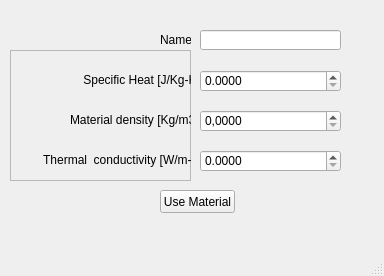
<?xml version="1.0" encoding="UTF-8"?>
<ui version="4.0">
 <class>CustomMaterial</class>
 <widget class="QMainWindow" name="CustomMaterial">
  <property name="geometry">
   <rect>
    <x>0</x>
    <y>0</y>
    <width>384</width>
    <height>276</height>
   </rect>
  </property>
  <property name="windowTitle">
   <string>Custom Material RTA</string>
  </property>
  <property name="windowIcon">
   <iconset>
    <normaloff>images/logo_fih.jpg</normaloff>images/logo_fih.jpg</iconset>
  </property>
  <widget class="QWidget" name="centralwidget">
   <widget class="QPushButton" name="btn_use_material">
    <property name="geometry">
     <rect>
      <x>160</x>
      <y>190</y>
      <width>75</width>
      <height>23</height>
     </rect>
    </property>
    <property name="text">
     <string>Use Material</string>
    </property>
   </widget>
   <widget class="QDoubleSpinBox" name="cp_box">
    <property name="geometry">
     <rect>
      <x>200</x>
      <y>70</y>
      <width>141</width>
      <height>22</height>
     </rect>
    </property>
    <property name="decimals">
     <number>4</number>
    </property>
    <property name="maximum">
     <double>100000.000000000000000</double>
    </property>
   </widget>
   <widget class="QDoubleSpinBox" name="rho_box">
    <property name="geometry">
     <rect>
      <x>200</x>
      <y>110</y>
      <width>141</width>
      <height>22</height>
     </rect>
    </property>
    <property name="locale">
     <locale language="Portuguese" country="Brazil"/>
    </property>
    <property name="inputMethodHints">
     <set>Qt::ImhFormattedNumbersOnly|Qt::ImhPreferNumbers</set>
    </property>
    <property name="showGroupSeparator" stdset="0">
     <bool>false</bool>
    </property>
    <property name="prefix">
     <string/>
    </property>
    <property name="suffix">
     <string/>
    </property>
    <property name="decimals">
     <number>4</number>
    </property>
    <property name="maximum">
     <double>10000.000000000000000</double>
    </property>
   </widget>
   <widget class="QDoubleSpinBox" name="k_box">
    <property name="geometry">
     <rect>
      <x>200</x>
      <y>150</y>
      <width>141</width>
      <height>22</height>
     </rect>
    </property>
    <property name="decimals">
     <number>4</number>
    </property>
    <property name="maximum">
     <double>1000000.000000000000000</double>
    </property>
   </widget>
   <widget class="QFrame" name="frame">
    <property name="geometry">
     <rect>
      <x>10</x>
      <y>50</y>
      <width>181</width>
      <height>131</height>
     </rect>
    </property>
    <property name="frameShape">
     <enum>QFrame::StyledPanel</enum>
    </property>
    <property name="frameShadow">
     <enum>QFrame::Raised</enum>
    </property>
    <widget class="QLabel" name="label">
     <property name="geometry">
      <rect>
       <x>70</x>
       <y>20</y>
       <width>111</width>
       <height>20</height>
      </rect>
     </property>
     <property name="text">
      <string> Specific Heat [J/Kg-K]:</string>
     </property>
    </widget>
    <widget class="QLabel" name="label_2">
     <property name="geometry">
      <rect>
       <x>60</x>
       <y>60</y>
       <width>121</width>
       <height>20</height>
      </rect>
     </property>
     <property name="text">
      <string>Material density [Kg/m3]:</string>
     </property>
    </widget>
    <widget class="QLabel" name="label_3">
     <property name="geometry">
      <rect>
       <x>30</x>
       <y>100</y>
       <width>151</width>
       <height>20</height>
      </rect>
     </property>
     <property name="text">
      <string> Thermal  conductivity [W/m-K]:</string>
     </property>
    </widget>
   </widget>
   <widget class="QLineEdit" name="material_name">
    <property name="geometry">
     <rect>
      <x>200</x>
      <y>30</y>
      <width>141</width>
      <height>20</height>
     </rect>
    </property>
   </widget>
   <widget class="QLabel" name="label_4">
    <property name="geometry">
     <rect>
      <x>160</x>
      <y>30</y>
      <width>31</width>
      <height>20</height>
     </rect>
    </property>
    <property name="text">
     <string>Name:</string>
    </property>
   </widget>
  </widget>
  <widget class="QMenuBar" name="menubar">
   <property name="geometry">
    <rect>
     <x>0</x>
     <y>0</y>
     <width>384</width>
     <height>21</height>
    </rect>
   </property>
  </widget>
  <widget class="QStatusBar" name="statusbar"/>
 </widget>
 <resources/>
 <connections/>
</ui>
